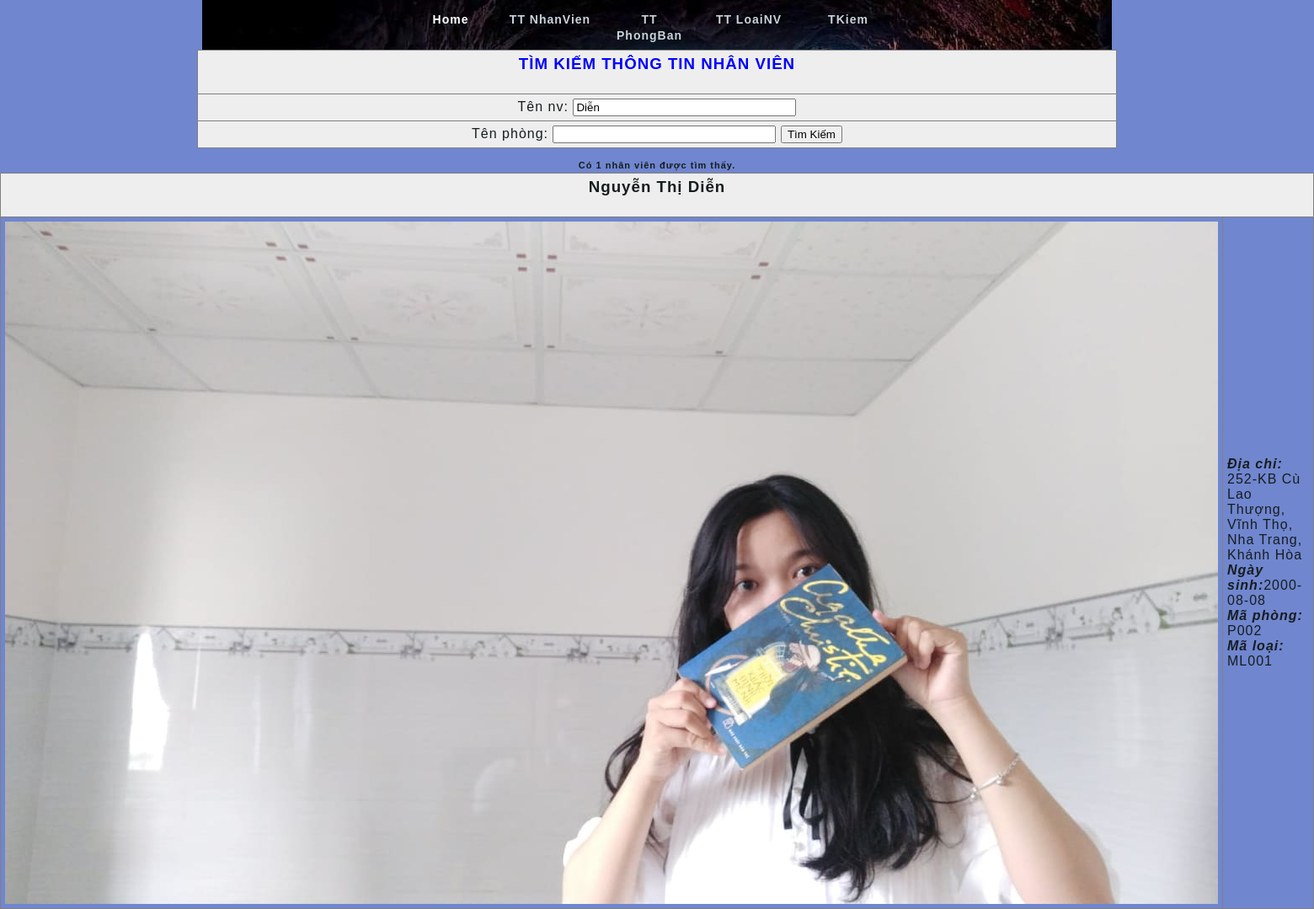
/timkiem.php?Ten=Diễn, run on the app's committed database.
### tables this page shows
CREATE TABLE `nhanvien` (
  `MaNV` varchar(5) NOT NULL,
  `Ho` varchar(30) NOT NULL,
  `Ten` varchar(30) NOT NULL,
  `NgaySinh` date NOT NULL,
  `GioiTinh` bit(1) NOT NULL,
  `DiaChi` varchar(100) NOT NULL,
  `Anh` varchar(100) NOT NULL,
  `MaLoai` varchar(5) NOT NULL,
  `MaPhong` varchar(5) NOT NULL
);

### timkiem.php (the view, shortened to what this page needs)
<!DOCTYPE HTML PUBLIC "-//W3C//DTD HTML 4.01 Frameset//EN">
<html>
<head>
</head>
<body>
    <form action="" method="get">
        <table bgcolor="#eeeeee" align="center" width="70%" border="1" cellpadding="5" cellspacing="5" style="border-collapse: collapse;">
            <tr>
                <td align="center">
                    <font color="blue">
                        <h3>TÌM KIẾM THÔNG TIN NHÂN VIÊN</h3>
                    </font>
                </td>
            </tr>
            <tr>
                <td align="center">Tên nv: <input type="text" name="Ten" size="30" value="<?php if (isset($_GET['Ten'])) echo $_GET['Ten']; ?>">
            </tr>
            <tr>
                <td align="center">Tên phòng: <input type="text" name="TenPhong" size="30" value="<?php if (isset($_GET['TenPhong'])) echo $_GET['TenPhong']; ?>">
                    <input type="submit" name="tim" value="Tìm Kiếm">
                </td>
            </tr>
        </table>
    </form>
    <?php
    if ($_SERVER['REQUEST_METHOD'] == 'GET') {
        if (empty($_GET['Ten']) && empty($_GET['TenPhong'])) echo "<p align='center'>Vui lòng nhập </p>";
        else {
            require('connect.php');
            if ($_GET['Ten']) {
                $Ten = $_GET['Ten'];
                $query = "Select nhanvien.*
		      from nhanvien
		      WHERE Ten like '%$Ten%'";
                $result = mysqli_query($dbc, $query);
                if (mysqli_num_rows($result) <> 0) {
                    $rows = mysqli_num_rows($result);
                    echo "<div align='center'><b>Có $rows nhân viên được tìm thấy.</b></div>";
                    while ($row = mysqli_fetch_array($result, MYSQLI_ASSOC)) {
                        echo '<table border="1" cellpadding="5" cellspacing="5" style="border-collapse:collapse;">
					<tr bgcolor="#eeeeee"><td colspan="2" align="center"><h3>' .
                            $row['Ho'] . " " . $row['Ten'] . '</h3></td></tr>';
                        echo '<tr><td width="100" align="center"><img src="hinh_nv/' . $row['Anh'] . '"/></td>';
                        echo '<td><i><b>Địa chỉ:</i></b><br />' . $row['DiaChi'] . '<br />';
                        echo '<i><b>Ngày sinh:</b></i>' . $row['NgaySinh'] . '<br />';
                        echo '<i><b>Mã phòng: </b></i>' . $row['MaPhong'] . '<br />';
                        echo '<i><b>Mã loại: </b></i>' . $row['MaLoai'] . '<br />';
                        echo '</td></tr></table>';
                    }
                } else echo "<div><b>Không tìm thấy nhân viên này.</b></div>";
            }
        }
    }
    ?>
</body>
</html>

### style.css (style rules this page uses)
body { margin: 0; padding: 0; line-height: 1.7em; letter-spacing: 1px; font-family: Tahoma, Geneva, sans-serif; font-size: 11px; color: #161d1e; background: #7086cf; }
#templatemo_menu { height: 59px; background: url(hinh_nv/3.jpg) no-repeat center top; }
#templatemo_menu ul { width: 590px; margin: 0 auto; padding: 0px; list-style: none; }
#templatemo_menu ul li { padding: 0px; margin: 0px; display: inline; }
#templatemo_menu ul li a { position: relative; float: left; width: 100px; display: block; height: 35px; padding: 14px 8px 0 0; margin-right: 10px; text-align: center; font-size: 14px; text-decoration: none; color: #c9d3da; font-weight: bold; outline: none; }
#templatemo_menu ul li a span { position: absolute; width: 8px; height: 49px; left: -8px; top: 0; background: url(images/templatemo_menu_btn_left.png) no-repeat left top; }
#templatemo_menu li a:hover, #templatemo_menu li .current { color: #ffffff; background: url(images/templatemo_menu_btn__hover_right.png) no-repeat right top; }
#templatemo_menu li a:hover span, #templatemo_menu li .current span { position: absolute; width: 8px; height: 49px; left: -8px; top: 0; background: url(images/templatemo_menu_btn__hover_left.png) no-repeat left top; }

### data on the page
nhanvien: Ho "Nguyễn Thị", Ten "Diễn", Anh (picture), DiaChi "252-KB Cù Lao Thượng, Vĩnh Thọ, Nha Trang, Khánh Hòa", NgaySinh "2000-08-08", MaPhong "P002", MaLoai "ML001"

### other printed values
$rows "1"
